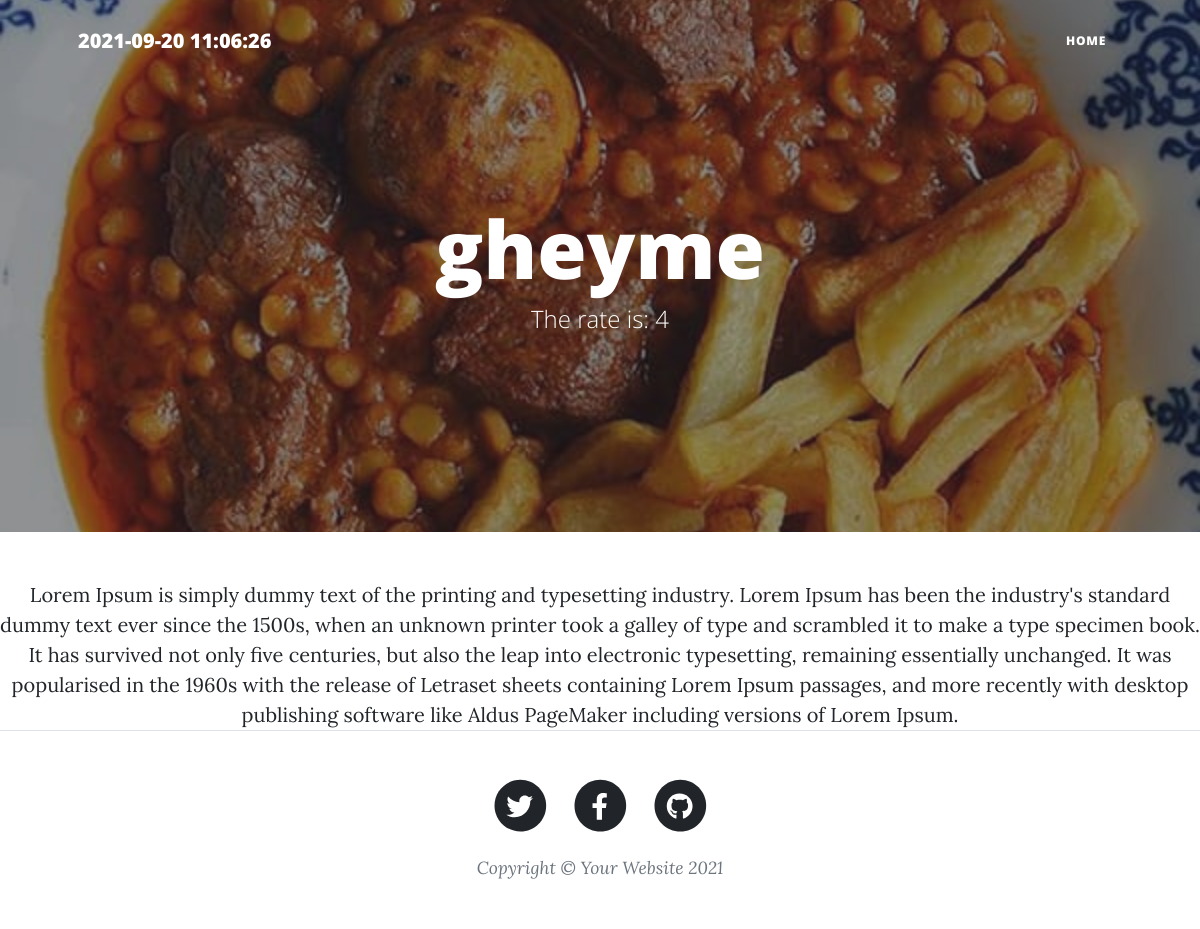
/gheyme, run on the app's committed database.
### food/models.py (models this page shows, shortened)
class foodArgus(models.Model):
    FOOD_RATE = (
        ('Best', (
        ('1','1'),
        ('2','2'),
        ('3','3'),
         )),
        ('Nice', (
        ('4','4'),
        ('5','5'),
        ))
    )
    USERS = {
        ('Atid','Atid'),
        ('Narges', 'Narges'),
        ('Yasin', 'Yasin'),
        ('Ardalan', 'Ardalan'),
    }
    name = models.CharField(max_length=20)
    slug = models.SlugField(max_length=20)
    desc = models.TextField()
    rate = models.CharField(max_length=1, choices=FOOD_RATE)
    auth = models.CharField(max_length=10, choices=USERS)
    group = models.ManyToManyField(category, related_name='articles')
    date = models.DateTimeField(default=timezone.now)
    pic = models.ImageField(upload_to= 'foodpics/')
    class Meta:
        verbose_name = "غذا"
        verbose_name_plural = "غذاها"
    objects = myManagers()

### food/views.py (the view)
# urls.py: path('<slug:func>', showDetail),
def showDetail(request , func):
     context = {
         'foods': foodArgus.objects.get(slug=func),
     }
     return render(request, 'details.html', context)

### food/templatetags/manualTag.py (called while the page is built)
@register.simple_tag
def time():
    return datetime.datetime.now()

### food/templates/details.html
{%extends 'base.html'%}
{%block main%}
     <header class="masthead" style="background-image: url('{{foods.pic.url}}')">
        <div class="container position-relative px-4 px-lg-5">
            <div class="row gx-4 gx-lg-5 justify-content-center">
                <div class="col-md-10 col-lg-8 col-xl-7">
                    <div class="site-heading">
                        <h1>{{foods.name}}</h1>
                        <span class="subheading">The rate is: {{foods.rate}}</span>
                    </div>
                </div>
            </div>
        </div>
    </header>
    <center>
        <p1 class="text-justify">{{foods.desc}}</p1>
    </center>
{%endblock%}

### data on the page
foodArgus: pic (picture), name "gheyme", rate "4", desc "Lorem Ipsum is simply dummy text of the printing and typesetting industry. Lorem Ipsum has been the industry's standard dummy text ever since the 1500s, when an unknown printer took a galley of type and scrambled it to make a type specimen book. It has survived not only five centuries, but also the leap into electronic typesetting, remaining essentially unchanged. It was popularised in the 1960s with the release of Letraset sheets containing Lorem Ipsum passages, and more recently with desktop publishing software like Aldus PageMaker including versions of Lorem Ipsum."
